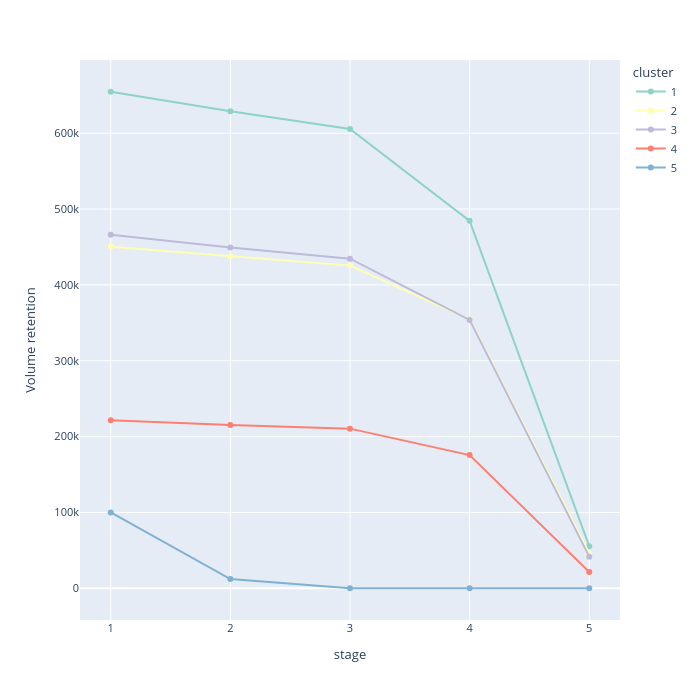

Notebook source saved alongside this figure:
### Code cell
render_volume_line("by_cluster")

### Figure 1 — Plotly figure (JSON) as saved in the notebook; plotly's stock layout.template omitted (floating-point values rounded to 4 significant figures)
{"data": [{"hovertemplate": "cluster=1<br>stage=%{x}<br>included=%{y}<extra></extra>", "legendgroup": "1", "line": {"color": "rgb(141,211,199)", "dash": "solid"}, "marker": {"symbol": "circle"}, "mode": "lines+markers", "name": "1", "orientation": "v", "showlegend": true, "type": "scatter", "x": [1, 2, 3, 4, 5], "xaxis": "x", "y": [654629, 629004, 605497, 484412, 55518], "yaxis": "y"}, {"hovertemplate": "cluster=2<br>stage=%{x}<br>included=%{y}<extra></extra>", "legendgroup": "2", "line": {"color": "rgb(255,255,179)", "dash": "solid"}, "marker": {"symbol": "circle"}, "mode": "lines+markers", "name": "2", "orientation": "v", "showlegend": true, "type": "scatter", "x": [1, 2, 3, 4, 5], "xaxis": "x", "y": [450418, 437802, 425394, 354601, 45877], "yaxis": "y"}, {"hovertemplate": "cluster=3<br>stage=%{x}<br>included=%{y}<extra></extra>", "legendgroup": "3", "line": {"color": "rgb(190,186,218)", "dash": "solid"}, "marker": {"symbol": "circle"}, "mode": "lines+markers", "name": "3", "orientation": "v", "showlegend": true, "type": "scatter", "x": [1, 2, 3, 4, 5], "xaxis": "x", "y": [465948, 449159, 434617, 353841, 41736], "yaxis": "y"}, {"hovertemplate": "cluster=4<br>stage=%{x}<br>included=%{y}<extra></extra>", "legendgroup": "4", "line": {"color": "rgb(251,128,114)", "dash": "solid"}, "marker": {"symbol": "circle"}, "mode": "lines+markers", "name": "4", "orientation": "v", "showlegend": true, "type": "scatter", "x": [1, 2, 3, 4, 5], "xaxis": "x", "y": [221462, 215127, 210471, 175617, 21536], "yaxis": "y"}, {"hovertemplate": "cluster=5<br>stage=%{x}<br>included=%{y}<extra></extra>", "legendgroup": "5", "line": {"color": "rgb(128,177,211)", "dash": "solid"}, "marker": {"symbol": "circle"}, "mode": "lines+markers", "name": "5", "orientation": "v", "showlegend": true, "type": "scatter", "x": [1, 2, 3, 4, 5], "xaxis": "x", "y": [100009, 12189, 149, 68, 48], "yaxis": "y"}], "layout": {"font": {"size": 11}, "height": 700, "legend": {"title": {"text": "cluster"}, "tracegroupgap": 0}, "margin": {"t": 60}, "width": 700, "xaxis": {"anchor": "y", "domain": [0, 1], "title": {"text": "stage"}}, "yaxis": {"anchor": "x", "domain": [0, 1], "title": {"text": "Volume retention"}, "type": "linear"}}}
